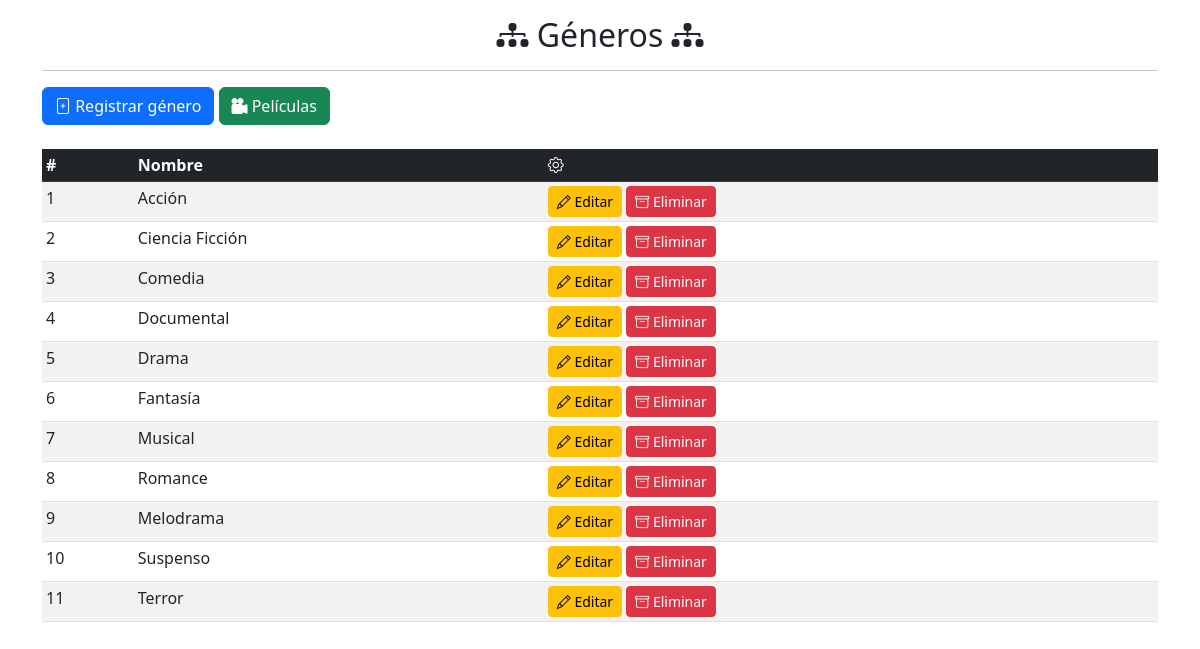
Screenshot of /app/generos/indexGenero.php with the database file from the repository.
### tables this page shows
CREATE TABLE `genero` (
  `id` int(11) NOT NULL,
  `nombre` varchar(50) NOT NULL
);

### app/generos/indexGenero.php (the view, shortened to what this page needs)
<?php
    require '../config/database.php';
    $sqlgeneros = "SELECT * FROM genero";
    $result = $conn->query($sqlgeneros);
?>
<!DOCTYPE html>
<html lang="es">
    <head>
        <link rel="stylesheet" href="https://cdn.jsdelivr.net/npm/bootstrap-icons@1.9.1/font/bootstrap-icons.css">
        <link href="https://cdn.jsdelivr.net/npm/bootstrap@5.2.2/dist/css/bootstrap.min.css" rel="stylesheet">
    </head>
    <body>
        <div class="container py-3">
            <h2 class="text-center"><i class="bi bi-diagram-3-fill"></i> Géneros <i class="bi bi-diagram-3-fill"></i>
            </h2>
            <hr>
            <div class="col-auto">
                <a class="btn btn-primary" data-bs-toggle="modal" data-bs-target="#generoModal"><i class="bi bi-file-plus"></i> Registrar género</a>
                <a href="../peliculas/index.php" class="btn btn-success"><i class="bi bi-camera-reels-fill"></i> Películas</a>
            </div>
            <table class="table table-sm table-striped table-hover mt-4">
                <thead class="table-dark">
                    <tr>
                        <th>#</th>
                        <th>Nombre</th>
                        <th><i class="bi bi-gear"></i></th>
                    </tr>
                </thead>
                <tbody>
                    <?php while($row_generos = $result->fetch_assoc()){ ?>
                    <tr>
                        <td><?php echo $row_generos['id']; ?></td>
                        <td><?php echo $row_generos['nombre']; ?></td>
                        <td>
                            <a href="#" data-bs-toggle="modal" data-bs-target="#editarGeneroModal" class="btn btn-sm btn-warning" data-bs-id="<?php echo $row_generos['id']; ?>"><i class="bi bi-pencil"></i> Editar</a>
                            <a href="#" class="btn btn-sm btn-danger" data-bs-toggle="modal" data-bs-target="#eliminarGeneroModal" data-bs-id="<?php echo $row_generos['id']; ?>"><i class="bi bi-archive"></i> Eliminar</a>
                        </td>
                    </tr>
                    <?php } ?>
                </tbody>
            </table>
        </div>
    </body>
</html>

### rows the page displays
genero: id "1", nombre "Acción"
genero: id "2", nombre "Ciencia Ficción"
genero: id "3", nombre "Comedia"
genero: id "4", nombre "Documental"
genero: id "5", nombre "Drama"
genero: id "6", nombre "Fantasía"
genero: id "7", nombre "Musical"
genero: id "8", nombre "Romance"
genero: id "9", nombre "Melodrama"
genero: id "10", nombre "Suspenso"
genero: id "11", nombre "Terror"
